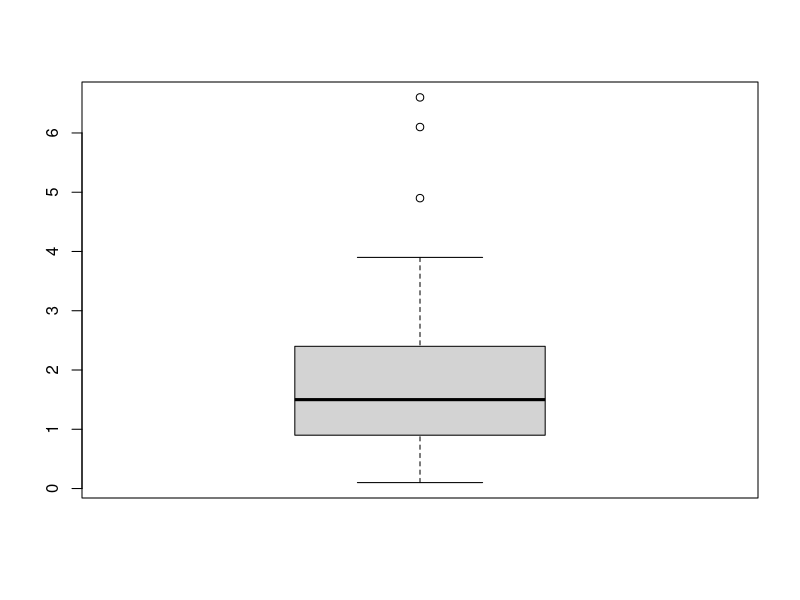
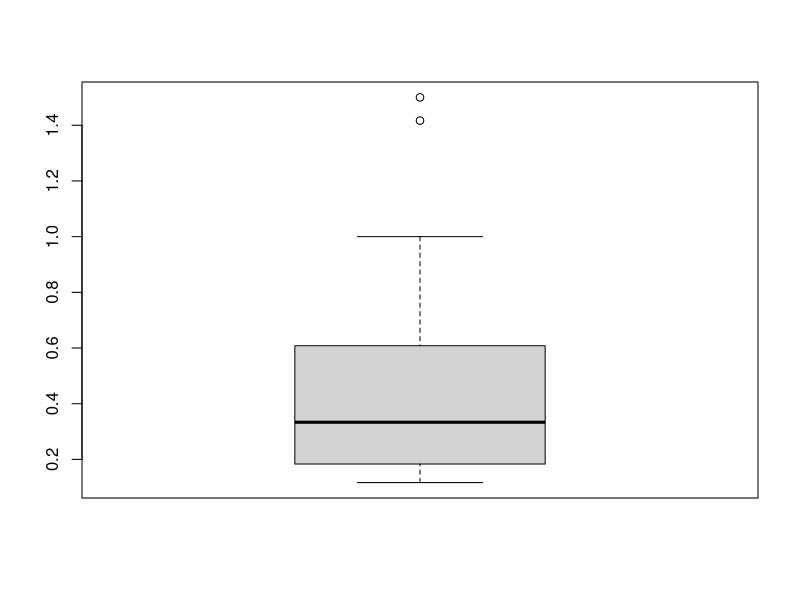
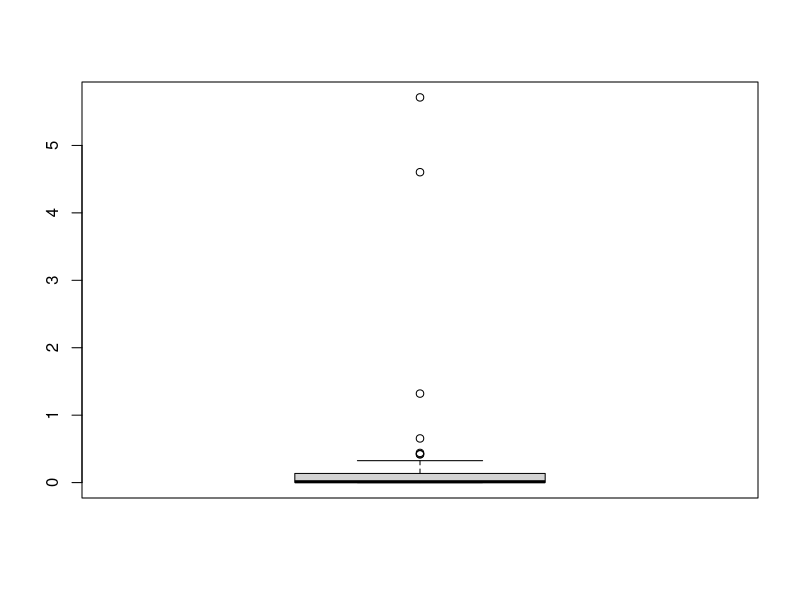
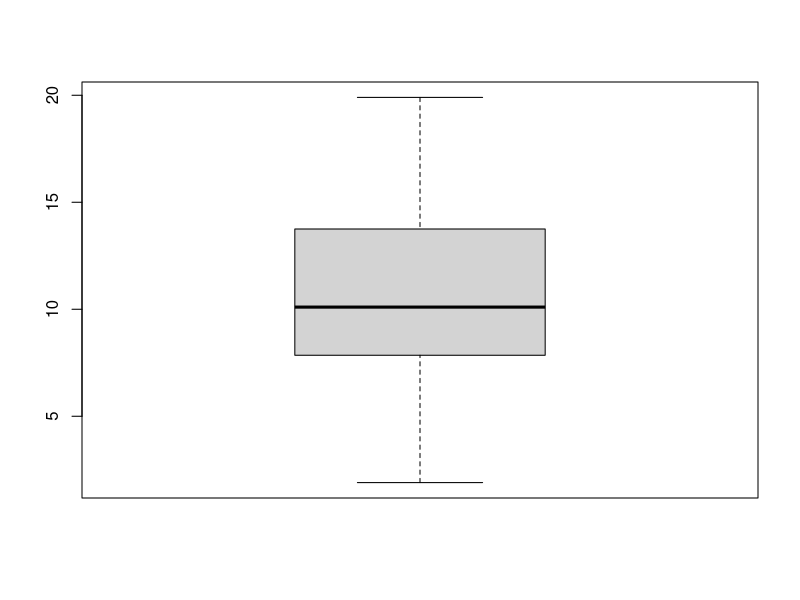
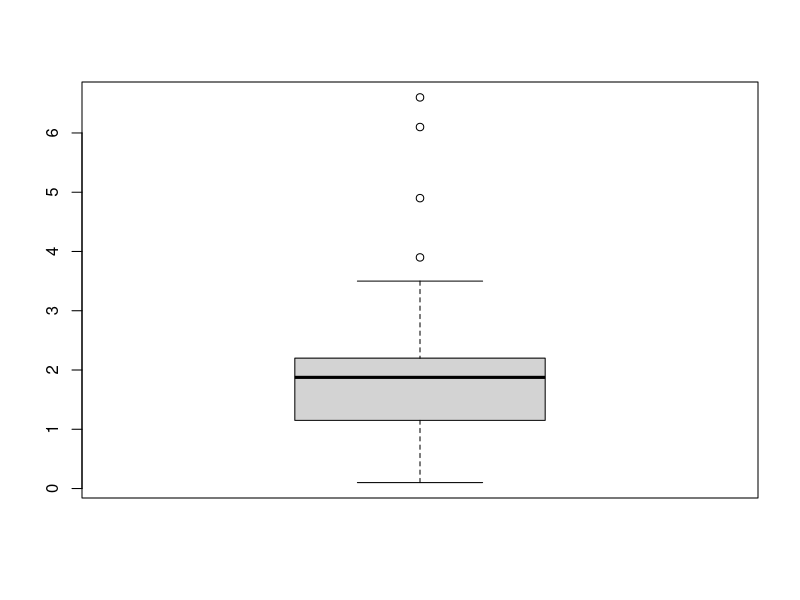
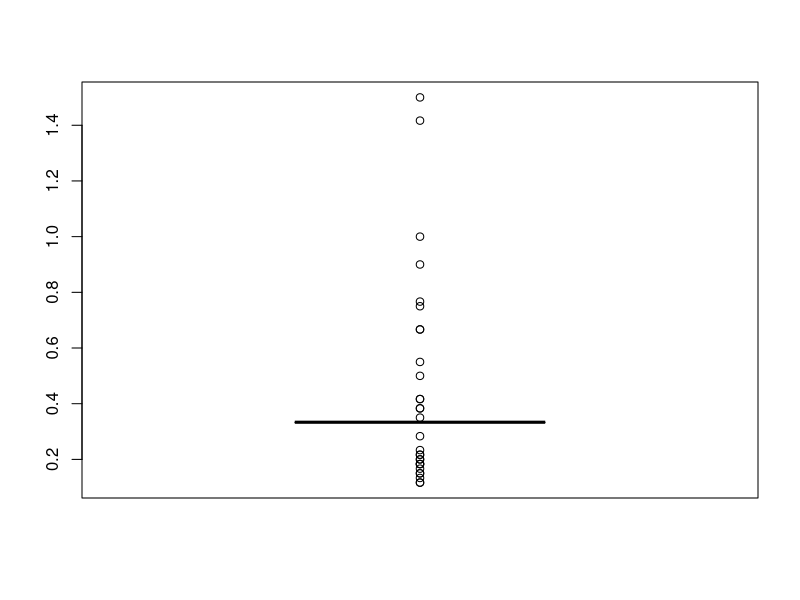

These figures' R source, in order:
### DATA TRANSFORMATION #####
setwd( "C:/Users/irfan/Documents/GitHub/DATA-TRANSFORMATION-")
library(tidyverse)
library(tidyr)

### DATA SET ###
data()
msleep
view(msleep)

### REMOVE MISSING DATA ####
sum(is.na(msleep))

#### sleep total ###
sum(is.na(msleep$sleep_total))   ###No missing data

### sleep rem ####
sum(is.na(msleep$sleep_rem))
##Remove the 22 missing data
boxplot(msleep$sleep_rem) ## It is nearly distributed hence we impute missing values with median
## sleep_rm also has outliers
msleep$sleep_rem[is.na(msleep$sleep_rem)] <- mean(msleep$sleep_rem, na.rm = TRUE)

view(msleep$sleep_rem)
sum(is.na(msleep$sleep_rem))

##### sleep_cycle ####
sum(is.na(msleep$sleep_cycle)) ## It has 51 missing data
boxplot(msleep$sleep_cycle) ### Not normally distributed hence we impute wwith mode

msleep$sleep_cycle[is.na(msleep$sleep_cycle)] <- median(msleep$sleep_cycle, na.rm = TRUE)
sum(is.na(msleep$sleep_cycle))
view(msleep$sleep_cycle)

### awake #####
sum(is.na(msleep$awake)) ### Has no missing data

### brainwt #####
sum(is.na(msleep$brainwt)) ### Has 27 missing values

boxplot(msleep$brainwt) ##It is not normally distributed so we impute with median
msleep$brainwt[is.na(msleep$brainwt)] <- median(msleep$brainwt, na.rm = TRUE)
sum(is.na(msleep$brainwt))
view(msleep)

##### DETECTING OUTLIERS ####
### sleep total #####
boxplot(msleep$sleep_total) ### has no outliers

### sleep rem ####
boxplot(msleep$sleep_rem)  #### Has outliers
####### REMOVING #####
summary(msleep$sleep_rem)
IQR(msleep$sleep_rem)
Tmin = 1.150 - (1.5 *1.05)
Tmax = 2.200 + (1.5*1.05)
msleep$sleep_rem[which(msleep$sleep_rem < Tmin | msleep$sleep_rem > Tmax)]
msleep$sleep_rem[which(msleep$sleep_rem > Tmin | msleep$sleep_rem < Tmax)]
msleep$sleep_remNo_outliers <- msleep$sleep_rem[which(msleep$sleep_rem > Tmin | msleep$sleep_rem < Tmax)]

###### msleep_cycl #####
boxplot(msleep$sleep_cycle)
summary(msleep$sleep_cycle)
IQR(msleep$sleep_cycle)
#### msleep_cycle has no outliers

